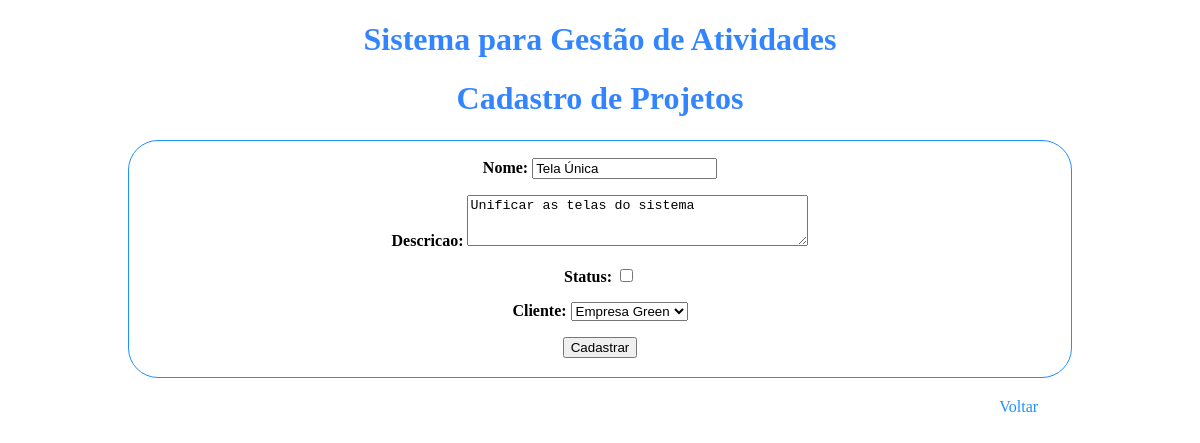
/projeto_editar/1/, run on the app's committed database.
### cadastro/models.py (models this page shows, shortened)
class Projeto(models.Model):
    id = models.IntegerField(primary_key=True)
    nome = models.CharField(max_length=150)
    descricao = models.CharField(max_length=255)
    status = models.BooleanField()
    cliente = models.ForeignKey(Cliente, on_delete=models.CASCADE)

class Cliente(models.Model):
    id = models.IntegerField(primary_key=True)
    nome = models.CharField(max_length=150)
    cnpj = models.CharField(max_length=14)
    def __str__(self):
        return '%s' % self.nome

### cadastro/views.py (the view, shortened to what this page needs)
# urls.py: path('projeto_editar/<int:pk>/', views.projeto_editar, name='projeto_editar'),
def projeto_editar(request, pk):
   post = get_object_or_404(Projeto, pk=pk)
   form = ProjetoForm(instance=post)
   template = loader.get_template('cadastro/projeto_detalhe.html')
   return HttpResponse(template.render({'form': form}, request))

### cadastro/forms.py
class ProjetoForm(forms.ModelForm):
    class Meta:
        model = Projeto
        fields = ('nome', 'descricao', 'status', 'cliente',)
        widgets = {
            'descricao': forms.Textarea(attrs={'rows': 3}),
        }

### cadastro/templates/cadastro/projeto_detalhe.html (shortened to what this page needs)
<!DOCTYPE html>
<html>
<head>
</head>
<body>
<h1>Sistema para Gestão de Atividades</h1>
<h1>Cadastro de Projetos</h1>
<table class="center" style="width:80%">
    <tr>
        <th>
            <form method="POST" class="post-form">
                {{ form.as_p }}
                <button type="submit" class="save btn btn-default">Cadastrar</button>
            </form>
            <br>
        </th>
    </tr>
</table>
<br>
<a class="ex1" href="/projeto" style="float: right;">Voltar</a>
</body>
</html>

### cadastro/templates/cadastro/projeto_detalhe.html (style rules this page uses)
th, td { border: 1px solid black; border-radius: 30px; border-color: DodgerBlue; }
table.center { margin-left: auto; margin-right: auto; }
h1 { text-align: center; color: #3385ff; }
a { color: DodgerBlue; text-decoration: none; }
a.ex1 { color: DodgerBlue; text-decoration: none; margin-right: 13% }

### data on the page
Projeto: nome "Tela Única", descricao "Unificar as telas do sistema", cliente "Empresa Green"
